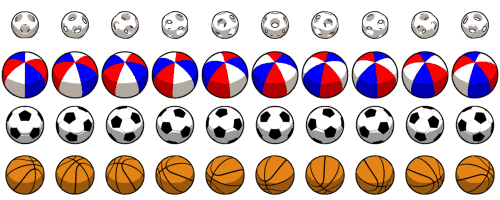
#> input picture assets/fishes/current/balls_alpha.png, 500 x 200 px; its folder holds only this picture in this run
$ python drawblackedges.py
#> lines starting #> are read from the running program, lines starting #| are printed output that depends on the picture
import os
import glob
from PIL import Image, ImageFilter, ImageChops

def process_outlines():
    # Find all files ending specifically with _alpha.png
    files = glob.glob("*_alpha.png")

    if not files:
        print("No _alpha.png files found in this directory.")
        return

    for file_path in files:
        print(f"Processing: {file_path}...")

        # Open image and ensure RGBA
        base = Image.open(file_path).convert("RGBA")
#> base is the input picture: PIL image 500x200 RGBA; mean R, G, B, A 70.9, 50.2, 52, 120.2
        r, g, b, a = base.split()
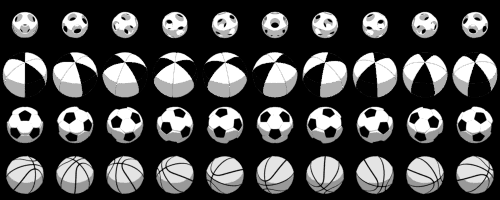
#> r: PIL image 500x200 L; min 0, max 255, mean 70.9
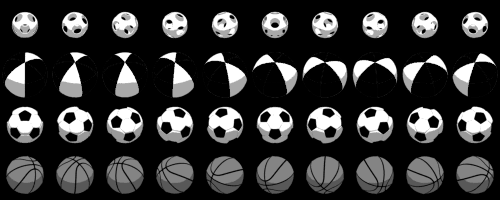
#> g: PIL image 500x200 L; min 0, max 255, mean 50.2
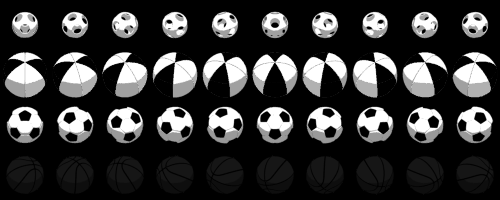
#> b: PIL image 500x200 L; min 0, max 255, mean 52
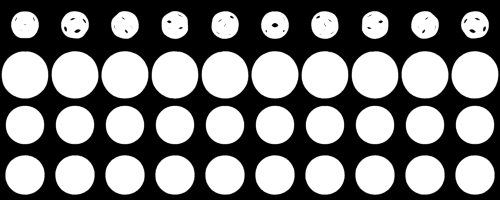
#> a: PIL image 500x200 L; min 0, max 255, mean 120.2

        # Create the outline mask using MaxFilter (Dilation)
        # MaxFilter(3) expands the alpha by roughly 1 pixel in all directions
        expanded_alpha = a.filter(ImageFilter.MaxFilter(3))
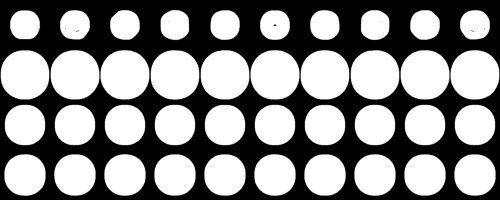
#> expanded_alpha: PIL image 500x200 L; min 0, max 255, mean 136.5

        # Subtract the original alpha to keep ONLY the new border pixels
        edge_mask = ImageChops.subtract(expanded_alpha, a)
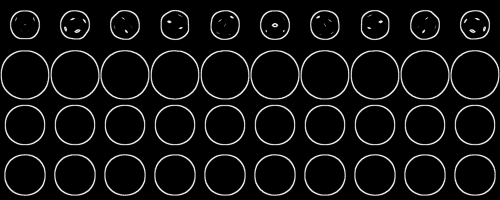
#> edge_mask: PIL image 500x200 L; min 0, max 248, mean 16.3

        # Create a solid black image the same size as the base
        black_layer = Image.new("RGBA", base.size, (0, 0, 0, 255))

        # Composite the black layer onto the base using the edge_mask as the guide
        # This replaces the need for a manual 'for' loop through pixels
        outlined_image = Image.composite(black_layer, base, edge_mask)
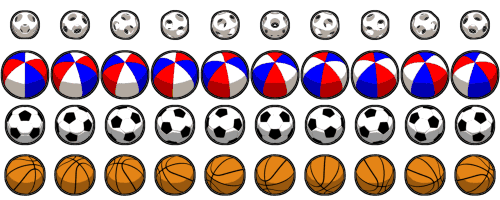
#> outlined_image: PIL image 500x200 RGBA; mean R, G, B, A 70.8, 50.2, 51.9, 133.9; transparent parts drawn white

        # Generate the new filename: smallswim_alpha.png -> smallswim_outlined.png
        output_name = file_path.replace("_alpha.png", "_outlined.png")
        outlined_image.save(output_name)
        print(f"Saved: {output_name}")

if __name__ == "__main__":
    process_outlines()
